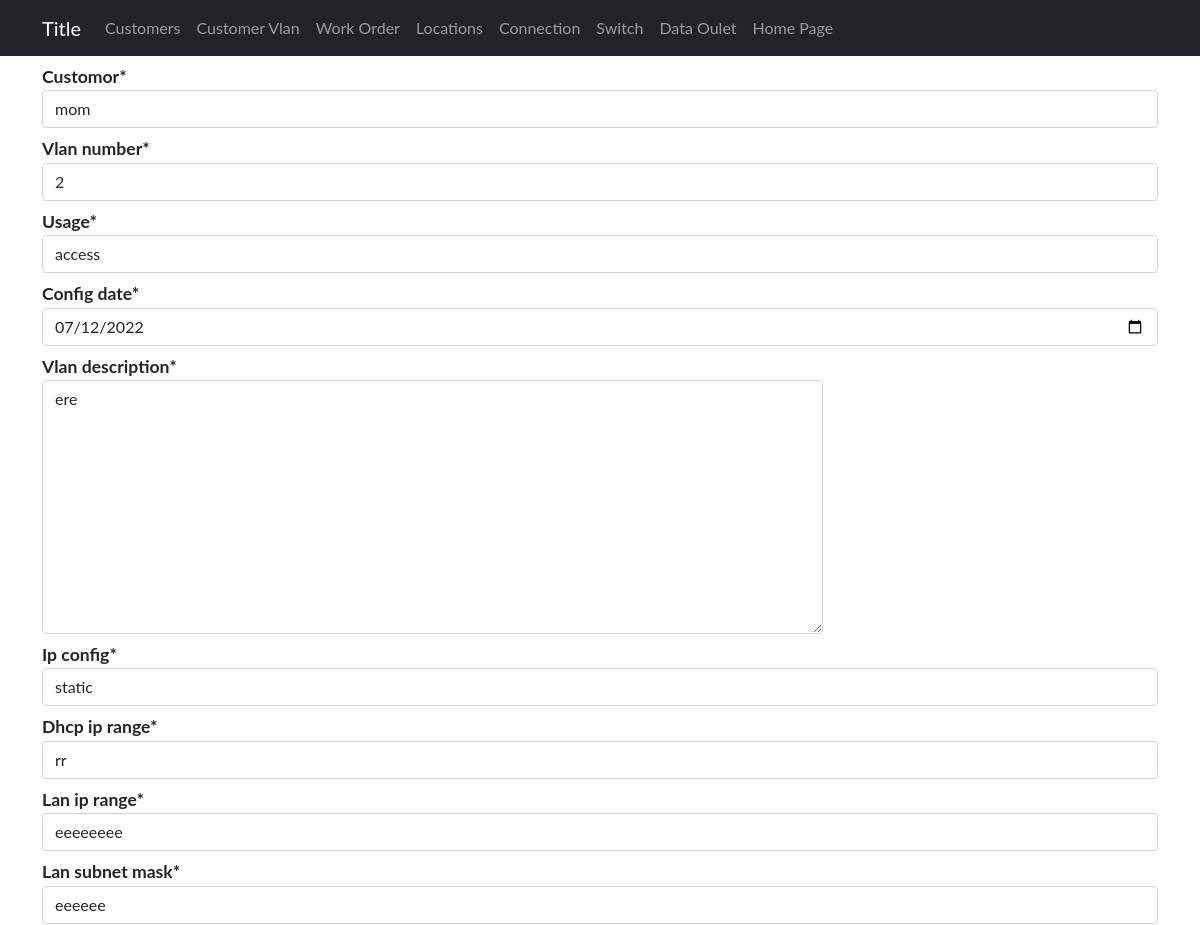
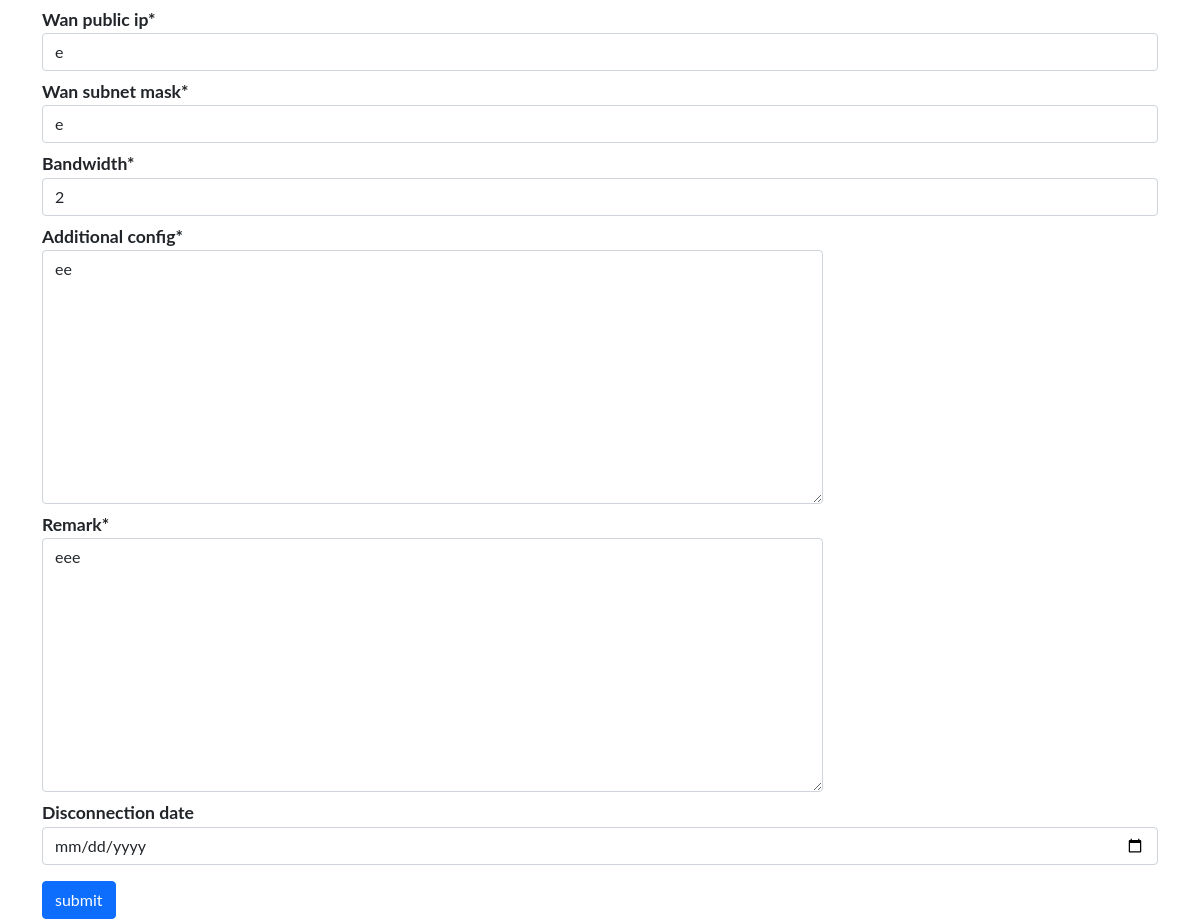
The page /devices/upd/vlan/1 on the database its author committed (2 pictures, top to bottom).
### sitadevices/models.py (models this page shows, shortened)
class CustomerVlan(models.Model):
    customor = models.ForeignKey(Customer, on_delete=models.CASCADE)
    vlan_number = models.IntegerField()
    usage = models.CharField(choices=usages, max_length=200)
    config_date = models.DateTimeField()
    vlan_description = models.TextField()
    ip_config = models.CharField(choices=ip, max_length=200)
    dhcp_ip_range = models.CharField(max_length=50)
    lan_ip_range = models.CharField(max_length=50)
    lan_subnet_mask = models.CharField(max_length=50)
    wan_public_ip = models.CharField(max_length=50)
    wan_subnet_mask = models.CharField(max_length=50)
    bandwidth = models.IntegerField()
    additional_config = models.TextField()
    remark = models.TextField()
    disconnection_date = models.DateField(null=True, blank=True)
    submitted_date_time = models.DateTimeField(default=timezone.now)

### sitadevices/views.py (the view)
# urls.py: path('upd/vlan/<int:customerVlan_id>', CustomerVlanUpd, name='customerVlanupd'),
def CustomerVlanUpd(request,customerVlan_id):
    update = CustomerVlan.objects.get(pk=customerVlan_id)
    form = CustomerVlanInp(instance=update)
    if request.method =='POST':
        form = CustomerVlanInp(request.POST, instance=update)
        if form.is_valid():
            form.save()
            return redirect('device:customerVlanind', customerVlan_id)
    dic = {
        'id': update,
        'form': form,
    }
    return render(request, 'admin/customervlan/customerupdVlan.html',{'dic': dic})

### sitadevices/models.py (called while the page is built)
    def __str__(self):
        return self.company_name

### sitadevices/templates/admin/customervlan/customerupdVlan.html (shortened to what this page needs)
{% extends 'admin/base1.html' %}
{% load crispy_forms_filters %}
{% block content %}
<form enctype="multipart/form-data" action="{%url 'device:customerVlanupd' dic.id.id%}"  class="" method="POST">
    <div class="container">
        {{dic.form|crispy}}
        <button type="submit" class="btn btn-primary submit" value="submit">submit</button>
    </div>
</form>
{% endblock  %}

### static/Css/devices/styles.css (style rules this page uses)
label { font-weight: bold; font-size: 1.1rem; margin-top: .5rem; }
.submit { margin-top: 1rem; }
.textarea { width:70%; overflow-wrap: break-word; }

### sitadevices/templates/admin/base1.html (style rules this page uses)
body { font-family: "Lato", sans-serif; }

### rows shown on the page
CustomerVlan: customor "mom", vlan_number "2", usage "access", config_date "07/12/2022", vlan_description "ere", ip_config "static", dhcp_ip_range "rr", lan_ip_range "eeeeeeee", lan_subnet_mask "eeeeee", wan_public_ip "e", wan_subnet_mask "e", bandwidth "2", additional_config "ee", remark "eee"
